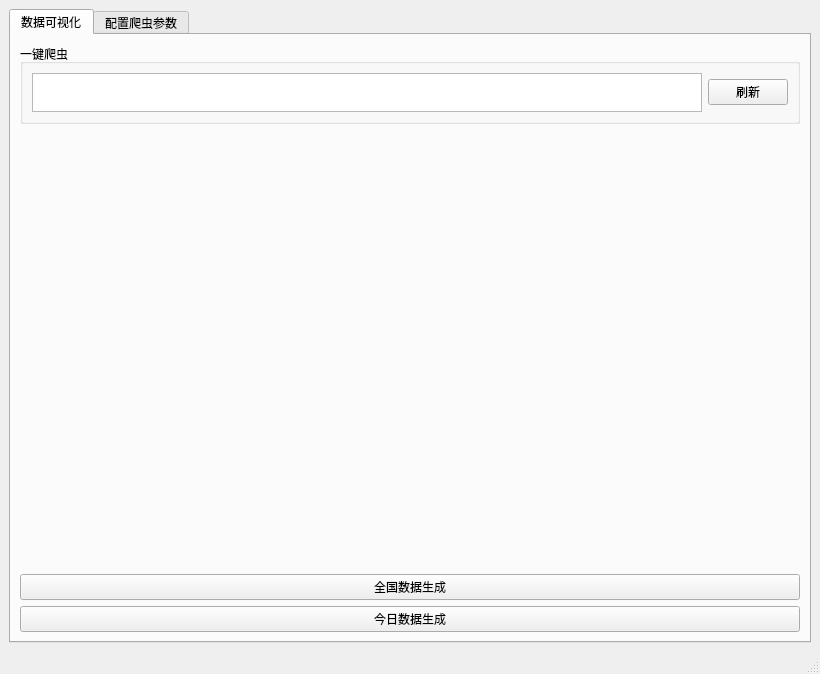
<?xml version="1.0" encoding="UTF-8"?>
<ui version="4.0">
 <class>MainWindow</class>
 <widget class="QMainWindow" name="MainWindow">
  <property name="geometry">
   <rect>
    <x>0</x>
    <y>0</y>
    <width>820</width>
    <height>674</height>
   </rect>
  </property>
  <property name="maximumSize">
   <size>
    <width>16777215</width>
    <height>16777215</height>
   </size>
  </property>
  <property name="windowTitle">
   <string>MainWindow</string>
  </property>
  <widget class="QWidget" name="centralwidget">
   <layout class="QHBoxLayout" name="horizontalLayout">
    <item>
     <widget class="QTabWidget" name="tabWidget">
      <property name="currentIndex">
       <number>0</number>
      </property>
      <widget class="QWidget" name="tab">
       <attribute name="title">
        <string>数据可视化</string>
       </attribute>
       <layout class="QVBoxLayout" name="verticalLayout">
        <item>
         <widget class="QGroupBox" name="groupBox_3">
          <property name="maximumSize">
           <size>
            <width>16777215</width>
            <height>80</height>
           </size>
          </property>
          <property name="title">
           <string>一键爬虫</string>
          </property>
          <layout class="QHBoxLayout" name="horizontalLayout_2">
           <item>
            <widget class="QTextEdit" name="textEdit_2">
             <property name="maximumSize">
              <size>
               <width>16777215</width>
               <height>16777215</height>
              </size>
             </property>
            </widget>
           </item>
           <item>
            <widget class="QPushButton" name="pushButton_5">
             <property name="text">
              <string>刷新</string>
             </property>
            </widget>
           </item>
          </layout>
         </widget>
        </item>
        <item>
         <widget class="QLabel" name="label">
          <property name="text">
           <string/>
          </property>
         </widget>
        </item>
        <item>
         <widget class="QPushButton" name="pushButton_3">
          <property name="text">
           <string>全国数据生成</string>
          </property>
         </widget>
        </item>
        <item>
         <widget class="QPushButton" name="pushButton_4">
          <property name="text">
           <string>今日数据生成</string>
          </property>
         </widget>
        </item>
       </layout>
       <zorder>pushButton_4</zorder>
       <zorder>pushButton_3</zorder>
       <zorder>label</zorder>
       <zorder>groupBox_3</zorder>
      </widget>
      <widget class="QWidget" name="tab_2">
       <attribute name="title">
        <string>配置爬虫参数</string>
       </attribute>
       <layout class="QVBoxLayout" name="verticalLayout_2">
        <item>
         <widget class="QGroupBox" name="groupBox">
          <property name="title">
           <string>疫情数据本地数据保存路径</string>
          </property>
          <layout class="QGridLayout" name="gridLayout">
           <item row="2" column="0">
            <widget class="QPushButton" name="pushButton">
             <property name="text">
              <string>开始爬虫</string>
             </property>
            </widget>
           </item>
           <item row="1" column="0">
            <widget class="QLineEdit" name="lineEdit">
             <property name="text">
              <string>./data/data.xls</string>
             </property>
            </widget>
           </item>
          </layout>
         </widget>
        </item>
        <item>
         <spacer name="verticalSpacer">
          <property name="orientation">
           <enum>Qt::Vertical</enum>
          </property>
          <property name="sizeType">
           <enum>QSizePolicy::Maximum</enum>
          </property>
          <property name="sizeHint" stdset="0">
           <size>
            <width>20</width>
            <height>20</height>
           </size>
          </property>
         </spacer>
        </item>
        <item>
         <widget class="QGroupBox" name="groupBox_2">
          <property name="title">
           <string>读取本地数据</string>
          </property>
          <layout class="QGridLayout" name="gridLayout_2">
           <item row="0" column="0">
            <widget class="QLineEdit" name="lineEdit_2">
             <property name="text">
              <string>./data/data.xls</string>
             </property>
            </widget>
           </item>
           <item row="1" column="0">
            <widget class="QPushButton" name="pushButton_2">
             <property name="text">
              <string>刷新数据</string>
             </property>
            </widget>
           </item>
          </layout>
         </widget>
        </item>
       </layout>
      </widget>
     </widget>
    </item>
   </layout>
  </widget>
  <widget class="QMenuBar" name="menubar">
   <property name="geometry">
    <rect>
     <x>0</x>
     <y>0</y>
     <width>820</width>
     <height>26</height>
    </rect>
   </property>
  </widget>
  <widget class="QStatusBar" name="statusbar"/>
 </widget>
 <resources>
  <include location="ya.qrc"/>
 </resources>
 <connections/>
</ui>
